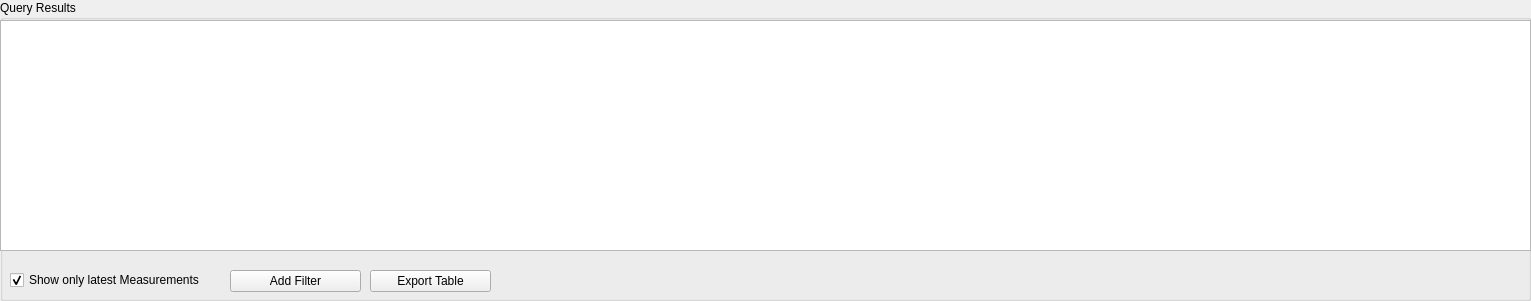
     <widget class="QGroupBox" name="groupBox_6">
      <property name="geometry">
       <rect>
        <x>10</x>
        <y>130</y>
        <width>1531</width>
        <height>301</height>
       </rect>
      </property>
      <property name="title">
       <string>Query Results</string>
      </property>
      <widget class="QTableView" name="tableView">
       <property name="geometry">
        <rect>
         <x>0</x>
         <y>20</y>
         <width>1531</width>
         <height>231</height>
        </rect>
       </property>
      </widget>
      <widget class="QCheckBox" name="checkBox_filterLatest">
       <property name="geometry">
        <rect>
         <x>10</x>
         <y>270</y>
         <width>221</width>
         <height>20</height>
        </rect>
       </property>
       <property name="text">
        <string>Show only latest Measurements</string>
       </property>
       <property name="checked">
        <bool>true</bool>
       </property>
      </widget>
      <widget class="QPushButton" name="pushButton_addfilter">
       <property name="geometry">
        <rect>
         <x>230</x>
         <y>270</y>
         <width>131</width>
         <height>22</height>
        </rect>
       </property>
       <property name="text">
        <string>Add Filter</string>
       </property>
      </widget>
      <widget class="QPushButton" name="pushButton_export">
       <property name="geometry">
        <rect>
         <x>370</x>
         <y>270</y>
         <width>121</width>
         <height>22</height>
        </rect>
       </property>
       <property name="text">
        <string>Export Table</string>
       </property>
      </widget>
     </widget>
